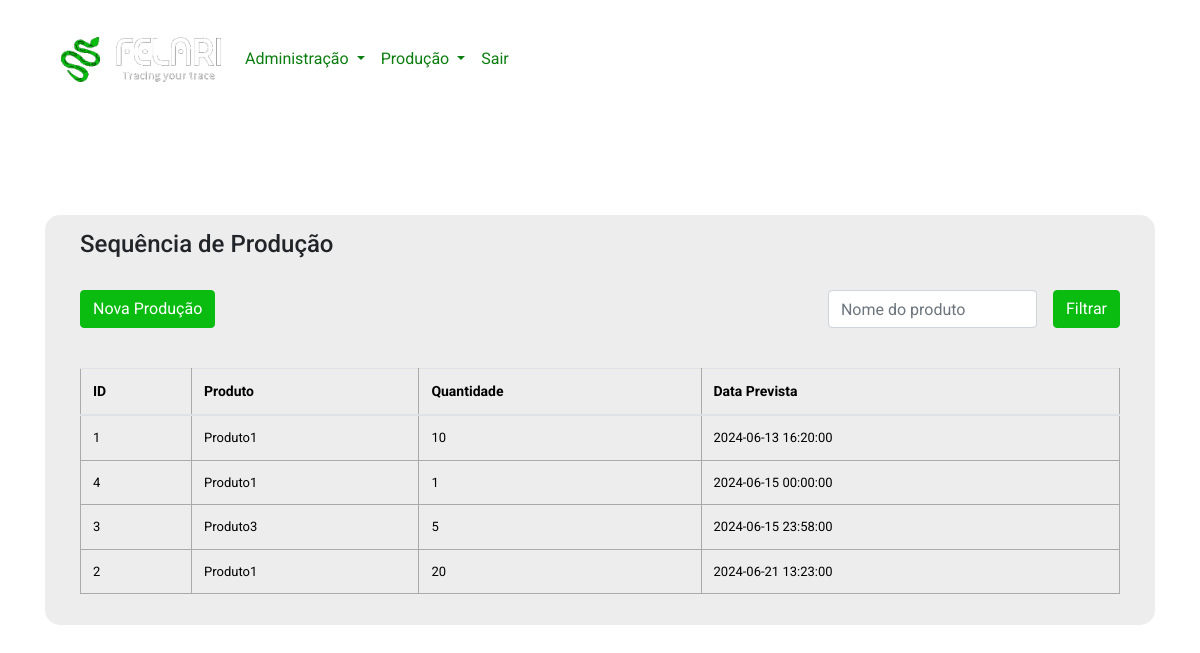
/nextOrders (signed in), run on the app's committed database.
### app.py (models this page shows, shortened)
class OrdemProducao(db.Model):
    id = db.Column(db.Integer, primary_key=True)
    produto_id = db.Column(db.Integer, db.ForeignKey('product.id'), nullable=False)
    produto = db.relationship('Product', backref=db.backref('ordens_producao', lazy=True))
    quantidade = db.Column(db.Integer, nullable=False)
    data_prevista = db.Column(db.DateTime, nullable=False)
    status = db.Column(db.Integer, nullable=False)

class Product(db.Model):
    id = db.Column(db.Integer, primary_key=True)
    nome = db.Column(db.String(100), nullable=False)
    ultima_producao = db.Column(db.DateTime)
    access_points = db.relationship('AccessPoint', secondary=products_access_points, backref=db.backref('products', lazy='dynamic'))

### app.py (the view)
@app.route('/nextOrders', methods=['GET', 'POST'])
@login_required
def nextOrders():
    ordens = OrdemProducao.query.order_by(OrdemProducao.data_prevista).all()
    form = TaskForm()
    return render_template('nextOrders.html', ordens=ordens, form=form)

### app.py
class TaskForm(FlaskForm):
    content = StringField(validators=[DataRequired(), Length(min=5, max=200)])
    submit = SubmitField('Atualizar')

### app.py (called while the page is built)
@login_manager.user_loader
def load_user(user_id):
    return User.query.get(int(user_id))

### templates/nextOrders.html (shortened to what this page needs)
{% extends 'base.html' %}
{% block body %}
<div class="produtos py-5">
    <div class="container">
        <div class="row">
            <div class="col-12">
                <div class="produtos-container">
                    <div class="row">
                        <div class="col-12">
                            <h4>Sequência de Produção</h4>
                        </div>
                        <div class="col-12 py-4">
                            <div class="d-flex align-items-center justify-content-between w-100 h-100">
                                <div class="d-flex align-items-center justify-content-center">
                                    <button type="button" class="btn btn-primary" data-toggle="modal" data-target="#modalNovaProducao">Nova Produção</button>
                                </div>
                                <div class="d-flex align-items-center justify-content-center">
                                    <input class="form-control" type="text" placeholder="Nome do produto">
                                    <button class="ml-3 btn btn-primary">Filtrar</button>
                                </div>
                            </div>
                        </div>
                        <div class="col-12 mt-3">
                            <div class="table-responsive">
                                <table class="table">
                                    <thead>
                                        <tr>
                                            <th>ID</th>
                                            <th>Produto</th>
                                            <th>Quantidade</th>
                                            <th>Data Prevista</th>
                                        </tr>
                                    </thead>
                                    <tbody>
                                        {% for ordem in ordens %}
                                            <tr>
                                                <td>{{ ordem.id }}</td>
                                                <td>{{ ordem.produto.nome }}</td>
                                                <td>{{ ordem.quantidade }}</td>
                                                <td>{{ ordem.data_prevista.strftime('%Y-%m-%d %H:%M:%S') }}</td>
                                            </tr>
                                        {% endfor %}
                                    </tbody>
                                </table>
                            </div>
                        </div>
                    </div>
                </div>
            </div>
        </div>
    </div>
</div>
{% endblock %}

### static/css/main.css (style rules this page uses)
:root { --verde: #0abb10; --verde-escuro: #0b7e0f; }
.btn-primary { background-color: var(--verde)!important; border-color: var(--verde)!important; }
body { margin: 0; font-family: "Roboto", sans-serif!important; background-color: transparent!important; background-image: url('../img/common/background.jpg'); background-size: cover; background-position: center; }
table, td, th { border: 1px solid #aaa; }
table { border-collapse: collapse; width: 100%; }
th { height: 30px; padding: 5px; }
td { text-align: center; padding: 5px; }
.produtos-container { padding: 15px 35px; background-color: #ededed; border-radius: 15px; }
.produtos-container table { font-size: 13px; color: black; text-align: left; border: none; }
.produtos-container table th { font-size: 14px; font-weight: 700; }
.produtos-container table td { text-align: left; }

### data on the page
OrdemProducao: id "1", produto.nome "Produto1", quantidade "10", data_prevista "2024-06-13 16:20:00"
OrdemProducao: id "4", produto.nome "Produto1", quantidade "1", data_prevista "2024-06-15 00:00:00"
OrdemProducao: id "3", produto.nome "Produto3", quantidade "5", data_prevista "2024-06-15 23:58:00"
OrdemProducao: id "2", produto.nome "Produto1", quantidade "20", data_prevista "2024-06-21 13:23:00"
